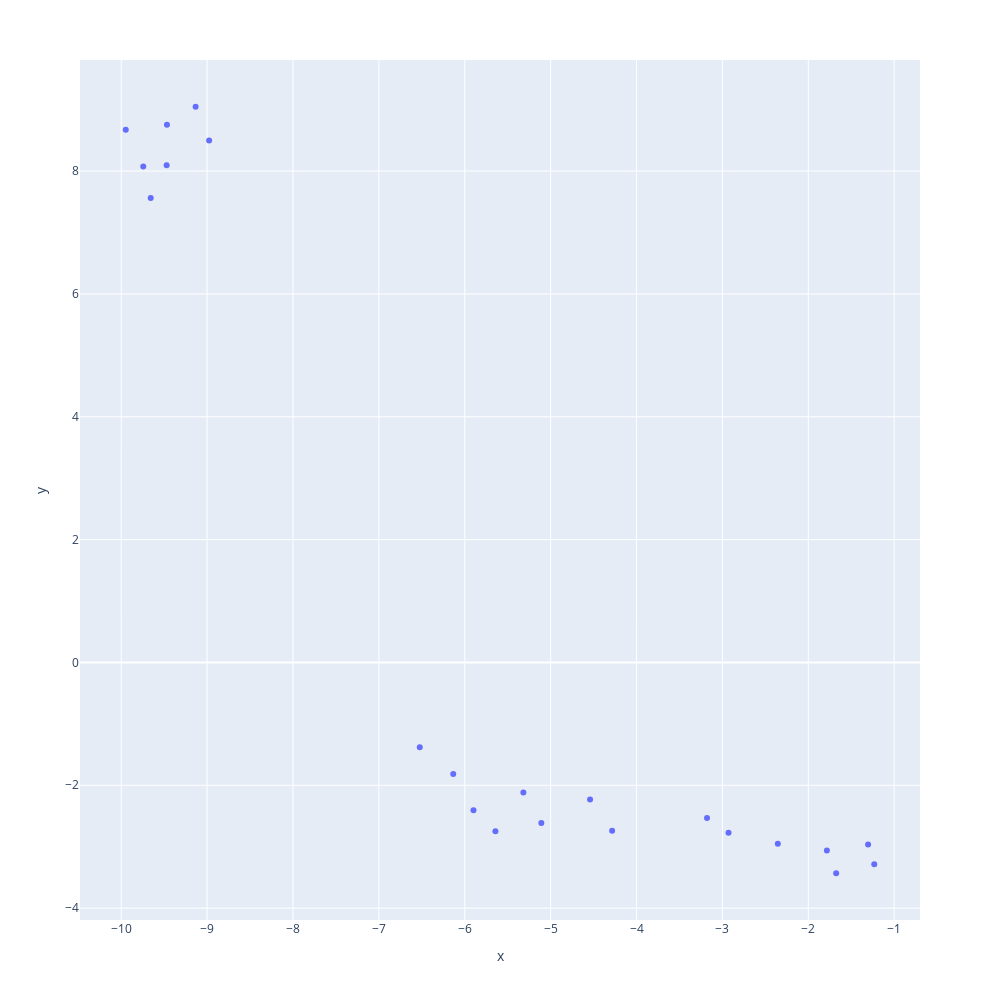

The code cell stored with this chart in its notebook:
### Code cell
tsne = UMAP(n_neighbors=5, min_dist=0.1, metric='correlation')
val = df[agents].T.values
X = tsne.fit_transform(val / val.sum(axis=0))
px.scatter(x=X[:,0], y=X[:,1], hover_name=agents, width=1000, height=1000)

### Figure 1 — Plotly figure (JSON) as saved in the notebook; plotly's stock layout.template omitted (floating-point values rounded to 4 significant figures)
{"data": [{"hovertemplate": "<b>%{hovertext}</b><br><br>x=%{x}<br>y=%{y}<extra></extra>", "hovertext": ["astra", "breach", "brimstone", "chamber", "cypher", "deadlock", "fade", "gekko", "harbor", "jett", "kayo", "killjoy", "neon", "omen", "phoenix", "raze", "reyna", "sage", "skye", "sova", "viper", "yoru"], "legendgroup": "", "marker": {"color": "#636efa", "symbol": "circle"}, "mode": "markers", "name": "", "orientation": "v", "showlegend": false, "type": "scatter", "x": [-1.784, -5.643, -1.675, -9.657, -2.929, -4.284, -6.134, -6.524, -1.304, -9.743, -5.317, -3.179, -9.471, -1.232, -9.134, -9.467, -9.947, -4.541, -5.108, -5.898, -2.355, -8.976], "xaxis": "x", "y": [-3.063, -2.75, -3.432, 7.563, -2.772, -2.741, -1.816, -1.379, -2.963, 8.076, -2.118, -2.532, 8.095, -3.284, 9.047, 8.752, 8.671, -2.232, -2.614, -2.406, -2.95, 8.499], "yaxis": "y"}], "layout": {"height": 1000, "legend": {"tracegroupgap": 0}, "margin": {"t": 60}, "width": 1000, "xaxis": {"anchor": "y", "domain": [0, 1], "title": {"text": "x"}}, "yaxis": {"anchor": "x", "domain": [0, 1], "title": {"text": "y"}}}}
